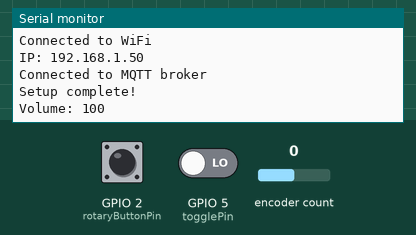
This sketch was run on a simulated ESP32. Shown: the last lines printed to the serial monitor. Inputs (shaded band) come from the test bench; at power-on: GPIO 2 (rotaryButtonPin) HIGH, GPIO 5 (togglePin) LOW, encoder count 0. WiFi joins after 1.5 s; servers stay silent unless stated; no MQTT or app messages arrive unless stated.

Above: at 3.8 s.
3.9 s: GPIO 2 (rotaryButtonPin) pulled LOW for 0.15 s
At 5.1 s:
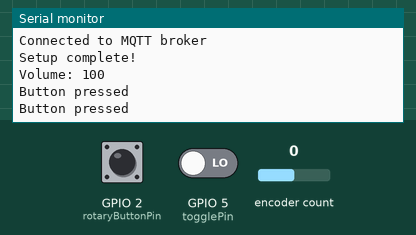
5.5 s: GPIO 5 (togglePin) driven HIGH
At 6.7 s:
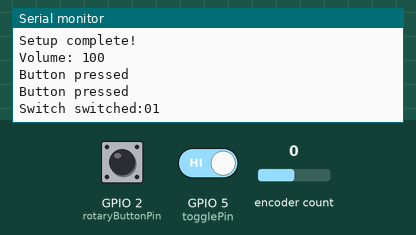
7.0 s: encoder count set to 1
At 7.9 s:
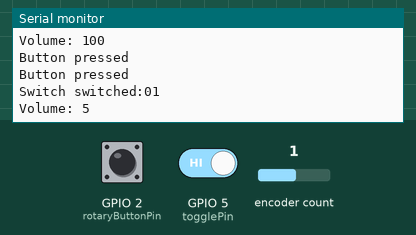
8.5 s: encoder count set to 2
At 9.2 s:
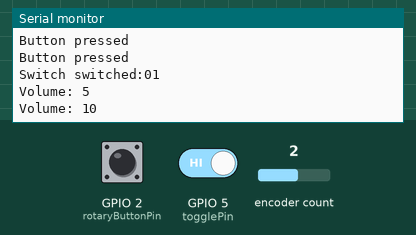
10.0 s: GPIO 5 (togglePin) driven LOW
At 11.4 s:
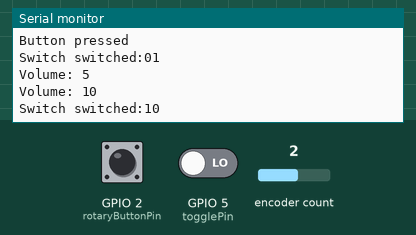

Measured:
- after the input at 3.9 s, the serial monitor: prints a new line at once (image 1)
- after the input at 5.5 s, the serial monitor: prints a new line at once (image 2)
- after the input at 7.0 s, the serial monitor: prints a new line at once (image 3)
- after the input at 8.5 s, the serial monitor: prints a new line at once (image 4)
- after the input at 10.0 s, the serial monitor: prints a new line at once (image 5)

The sketch:

bathroom.ino
```cpp
#include "WiFiManager.h"
#include "MqttManager.h"
#include "arduino_secrets.h"
#include "config.h"
#include <ArduinoJson.h>
#include <Encoder.h>

// Button setup - using digital pin 2 for the MKR 1010
const int rotaryButtonPin = 2;
int rotaryButtonState = HIGH;
int previousRotaryButtonState = HIGH;

const int togglePin = 5;
int toggleState = LOW;

// Rotary encoder setup - using pins 3 and 4 for the MKR 1010
Encoder encoder(6, 7);
long oldPosition = -999;

// Network managers
WiFiManager wifi(SECRET_SSID, SECRET_PASS);
MqttManager mqtt(MQTT_BROKER, MQTT_PORT);

// Volume control
int currentVolume = 50;  // Start at 50%
const int VOLUME_STEP = 5;

void setup() {
    Serial.begin(115200);
    delay(1000);

    Serial.println("\n\nStarting up...");

    // Setup button pin
    pinMode(rotaryButtonPin, INPUT_PULLUP);

    // Connect to WiFi
    if (!wifi.connect()) {
        Serial.println("Failed to connect to WiFi!");
        while (1) delay(1000); // Stop here
    }

    // Connect to MQTT
    if (!mqtt.connect()) {
        Serial.println("Failed to connect to MQTT!");
        while (1) delay(1000); // Stop here
    }

    Serial.println("Setup complete!");
}

void sendVolumeUpdate(int volume) {
    StaticJsonDocument<200> doc;
    doc["target"] = "music";
    doc["action"] = "volume";
    doc["room"] = "Space";
    doc["value"] = volume;

    char jsonBuffer[200];
    serializeJson(doc, jsonBuffer);
    mqtt.sendAction("control", jsonBuffer);
}

void sendMusicCommand(char* action) {
  StaticJsonDocument<200> doc;
  doc["target"] = "music";
  doc["action"] = action;
  doc["room"] = "Bathroom";

  char jsonBuffer[200];
  serializeJson(doc, jsonBuffer);
  mqtt.sendAction("control", jsonBuffer);
}

void handleRotaryEncoder() {
    long newPosition = encoder.read();
    if (newPosition != oldPosition) {
        // Calculate volume change (4 steps per detent is common)
        int volumeChange = ((newPosition - oldPosition) / 4) * VOLUME_STEP;
        currentVolume = constrain(currentVolume + volumeChange, 0, 100);

        sendVolumeUpdate(currentVolume);
        oldPosition = newPosition;

        Serial.print("Volume: ");
        Serial.println(currentVolume);
    }
}

void handleButton() {
    rotaryButtonState = digitalRead(rotaryButtonPin);

    if (rotaryButtonState != previousRotaryButtonState) {
      Serial.println("Button pressed");
        if (rotaryButtonState == LOW) {  // Button pressed
            // Toggle mute or other action
            currentVolume = (currentVolume > 0) ? 0 : 50;  // Toggle between mute and 50%
            sendVolumeUpdate(currentVolume);
        }
        delay(50);  // Simple debounce
    }
    previousRotaryButtonState = rotaryButtonState;
}

int previousToggleState = LOW;

void handleSwitch() {
  toggleState = digitalRead(togglePin);

  if (toggleState != previousToggleState) {
    Serial.print("Switch switched:");
    Serial.print(previousToggleState);
    Serial.println(toggleState);
    if (toggleState == HIGH) {
      sendMusicCommand("join");
    } else {
      sendMusicCommand("leave");
    }
  }

  previousToggleState = toggleState;
}

void loop() {
    handleRotaryEncoder();
    handleButton();
    handleSwitch();
    mqtt.poll();
    delay(10);  // Small delay to prevent overwhelming the system
}
```

MqttManager.cpp
```cpp
#include "MqttManager.h"

MqttManager::MqttManager(const char* mqttBroker, int mqttPort)
    : mqttClient(wifiClient), broker(mqttBroker), port(mqttPort) {
}

bool MqttManager::connect() {
    if (!mqttClient.connect(broker, port)) {
        Serial.print("MQTT connection failed! Error code = ");
        Serial.println(mqttClient.connectError());
        return false;
    }
    Serial.println("Connected to MQTT broker");
    return true;
}

void MqttManager::sendAction(const char* topic, const char* message) {
    mqttClient.beginMessage(topic);
    mqttClient.print(message);
    mqttClient.endMessage();
}

void MqttManager::poll() {
    mqttClient.poll();
} 
```

MqttManager.h
```cpp
#ifndef MQTT_MANAGER_H
#define MQTT_MANAGER_H

#include <WiFi.h>
#include <ArduinoMqttClient.h>

class MqttManager {
private:
    WiFiClient wifiClient;
    MqttClient mqttClient;
    const char* broker;
    int port;

public:
    MqttManager(const char* broker, int port);
    bool connect();
    void sendAction(const char* topic, const char* message);
    void poll();
};

#endif 
```

WiFiManager.cpp
```cpp
#include "WiFiManager.h"

WiFiManager::WiFiManager(const char* wifiSsid, const char* pass)
    : ssid(wifiSsid), password(pass) {
}

bool WiFiManager::connect() {
    // Check if the WiFi module is present
    if (WiFi.status() == WL_NO_MODULE) {
        Serial.println("Communication with WiFi module failed!");
        return false;
    }

    // Check firmware version
    String fv = WiFi.firmwareVersion();
    if (fv < WIFI_FIRMWARE_LATEST_VERSION) {
        Serial.println("Please upgrade the firmware");
    }

    WiFi.disconnect();  // Disconnect from any previous connections
    delay(100);  // Short delay to ensure disconnection is complete

    Serial.print("Connecting to network: ");
    Serial.println(ssid);

    int attempts = 0;
    WiFi.begin(ssid, password);

    while (WiFi.status() != WL_CONNECTED && attempts < 20) {
        Serial.print(".");
        delay(500);
        attempts++;
    }

    if (WiFi.status() == WL_CONNECTED) {
        Serial.println("\nConnected to WiFi");
        Serial.print("IP: ");
        Serial.println(WiFi.localIP());
        return true;
    }

    Serial.println("\nFailed to connect to WiFi");
    return false;
}

bool WiFiManager::isConnected() {
    return WiFi.status() == WL_CONNECTED;
} 
```

WiFiManager.h
```cpp
#ifndef WIFI_MANAGER_H
#define WIFI_MANAGER_H

#include <Arduino.h>
#include <WiFiNINA.h>

class WiFiManager {
private:
    const char* ssid;
    const char* password;

public:
    WiFiManager(const char* ssid, const char* pass);
    bool connect();
    bool isConnected();
};

#endif 
```

arduino_secrets.h
```cpp
#ifndef ARDUINO_SECRETS_H
#define ARDUINO_SECRETS_H

#define SECRET_SSID "New Jacobs"
#define SECRET_PASS "lime&chipomajo"

#endif
```

config.h
```cpp
#define INCREASE_INTERVAL 5
#define MQTT_BROKER "test.mosquitto.org"
#define MQTT_PORT 1883
#define DWELL 30
```
